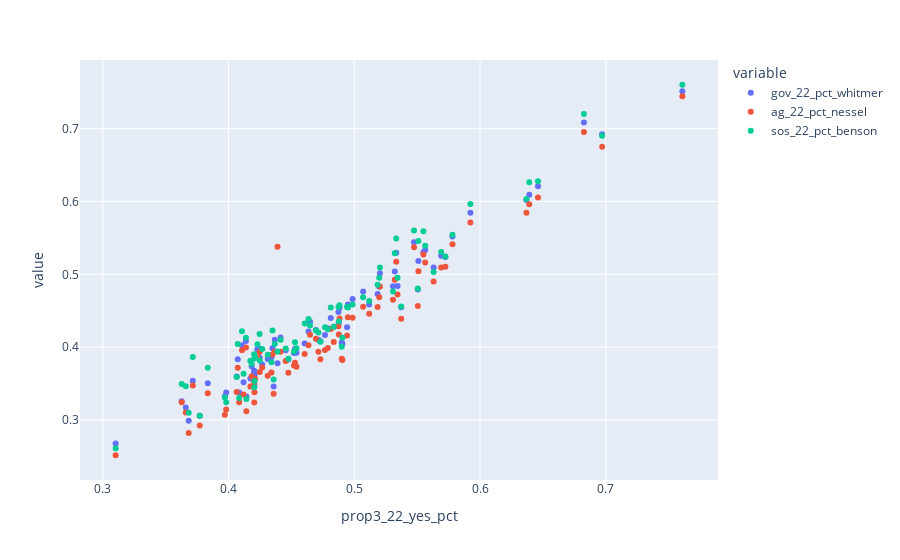

Notebook cell for this chart:
### Code cell
df.plot(
    kind='scatter',
    x='prop3_22_yes_pct', 
    y=['gov_22_pct_whitmer', 'ag_22_pct_nessel', 'sos_22_pct_benson'], 
    backend='plotly'
)
